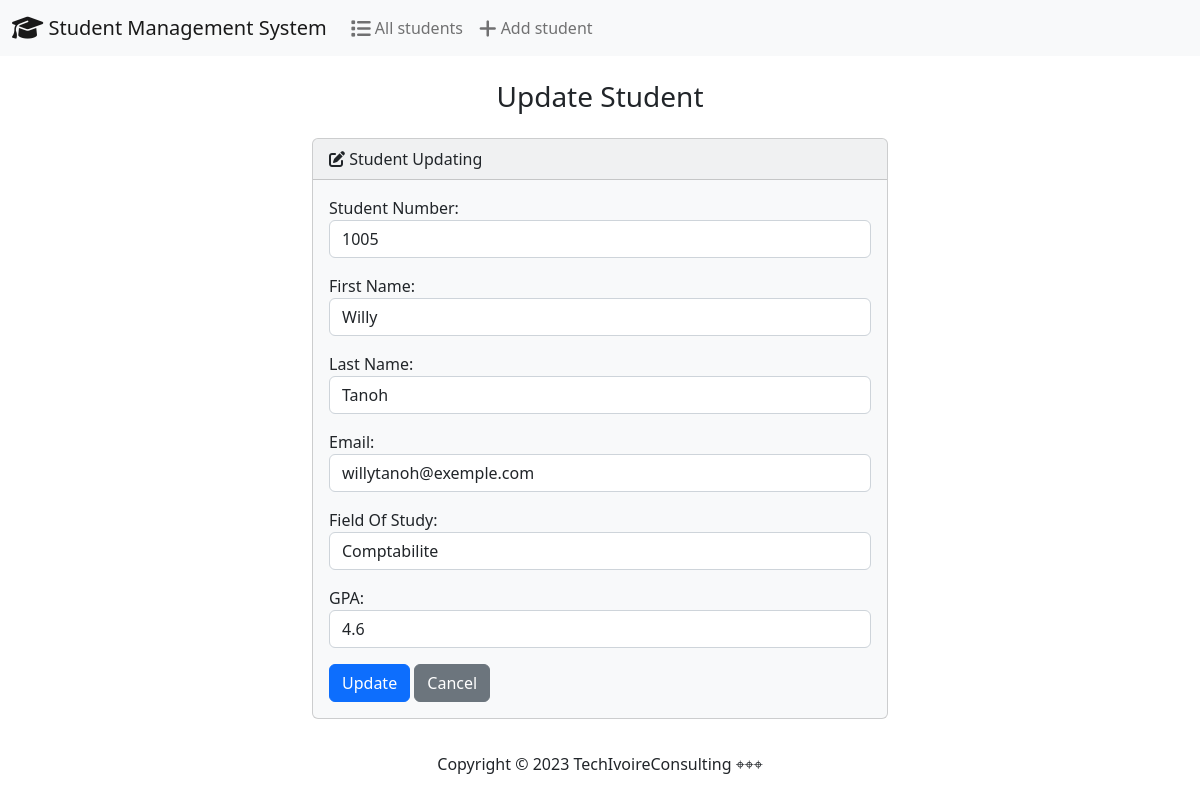
The page /edit/5/ on the database its author committed.
### students/models.py (models this page shows, shortened)
class Student(models.Model):
    student_number = models.PositiveBigIntegerField()
    first_name = models.CharField(max_length=50)
    last_name = models.CharField(max_length=50)
    email = models.EmailField(max_length=100)
    field_of_study = models.CharField(max_length=50)
    gpa =models.FloatField()

### students/views.py (the view)
# urls.py: path('edit/<int:id>/', views.edit,name='edit'),
def edit(request , id):
    if request.method == 'POST':
        student = Student.objects.get(pk=id)
        form=StudentForm(request.POST, instance=student)
        if form.is_valid():
            form.save()
            return render(request, 'students/edit.html',{
                'form': form,
                'success': True
            })
    else:
        student = Student.objects.get(pk=id)
        form=StudentForm(instance=student)
        return render(request , 'students/edit.html', {'form':form})

### students/forms.py
class StudentForm(forms.ModelForm):
    class Meta:
        model = Student
        fields =['student_number','first_name','last_name','email','field_of_study','gpa']
        labels = {
            'student_number': 'Student Number',
            'first_name': 'First Name',
            'last_name' : 'Last Name',
            'email' : 'Email',
            'field_of_study' : 'Field Of Study',
            'gpa': 'GPA'
        }
        widgets ={
            'student_number': forms.NumberInput(attrs={'class':'form-control'}),
            'first_name': forms.TextInput(attrs={'class':'form-control'}),
            'last_name' : forms.TextInput(attrs={'class':'form-control'}) ,
            'email' : forms.EmailInput(attrs={'class':'form-control'}),
            'field_of_study' : forms.TextInput(attrs={'class':'form-control'}),
            'gpa': forms.NumberInput(attrs={'class':'form-control'})
        }

### students/templates/students/edit.html (shortened to what this page needs)
{% extends 'students/base.html' %}
 {% block body %}
    <h3 class="text-center m-4">Update Student </h3>
    {% if success%}
    <div class="alert alert-success" role="alert">
        The new student updated successfully.
        <a href="{% url 'index' %}" class="alert-link">Go to Home Page </a>
    </div>
    {% else%}
    <div class="row justify-content-center">
        <div class="col-6">
            <div class="card bg-light mb-3" >
                <div class="card-header"><i class="fa-solid fa-pen-to-square"></i>
                    Student Updating
                </div>
                <div class="card-body">
                  <form action="" method="POST">
                    {{ form.as_p  }}
                    <button type="submit" class="btn btn-primary">Update</button>
                    <a href="{% url 'index' %}" class="btn btn-secondary">Cancel</a>
                  </form>
                </div>
              </div>
        </div>
    </div>
    {% endif %}
 {% endblock  %}

### rows shown on the page
Student: student_number "1005", first_name "Willy", last_name "Tanoh", email "willytanoh@exemple.com", field_of_study "Comptabilite", gpa "4.6"
